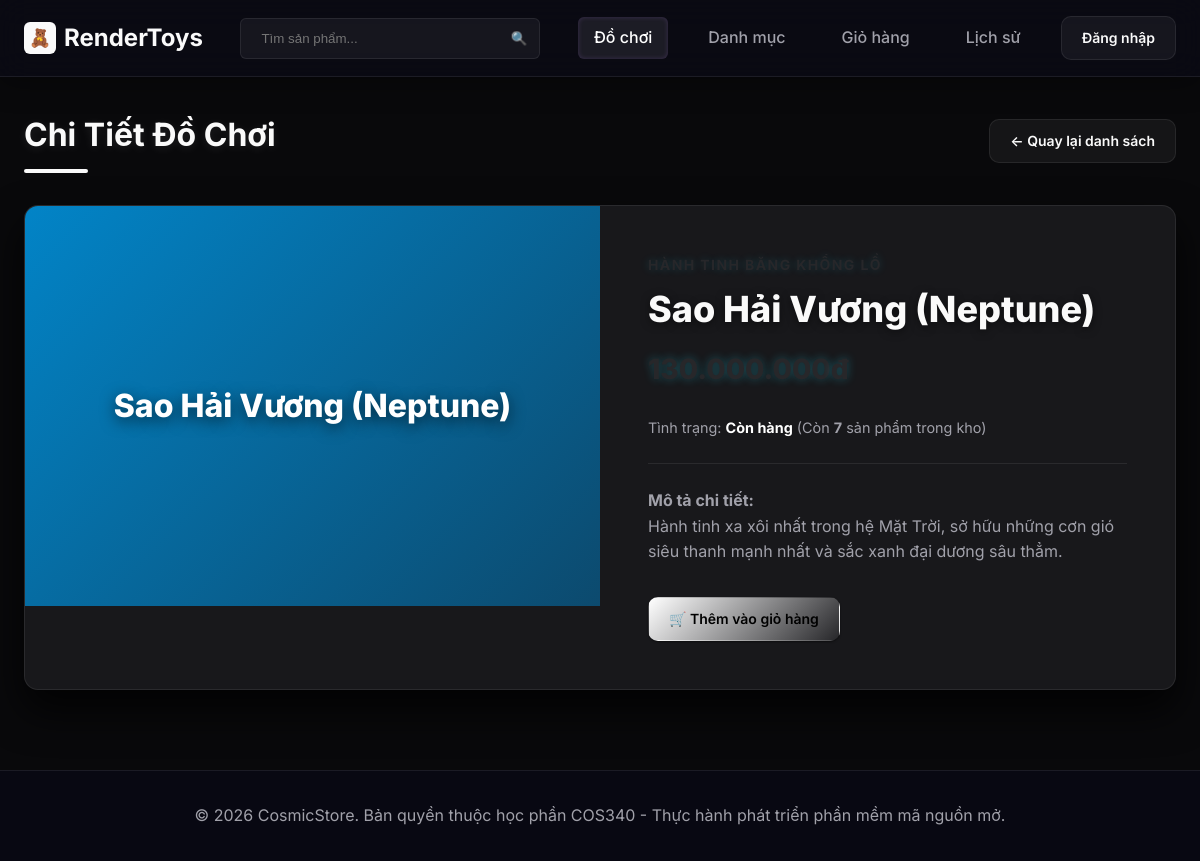
/product/show/6, run on an earlier commit of the app's database.
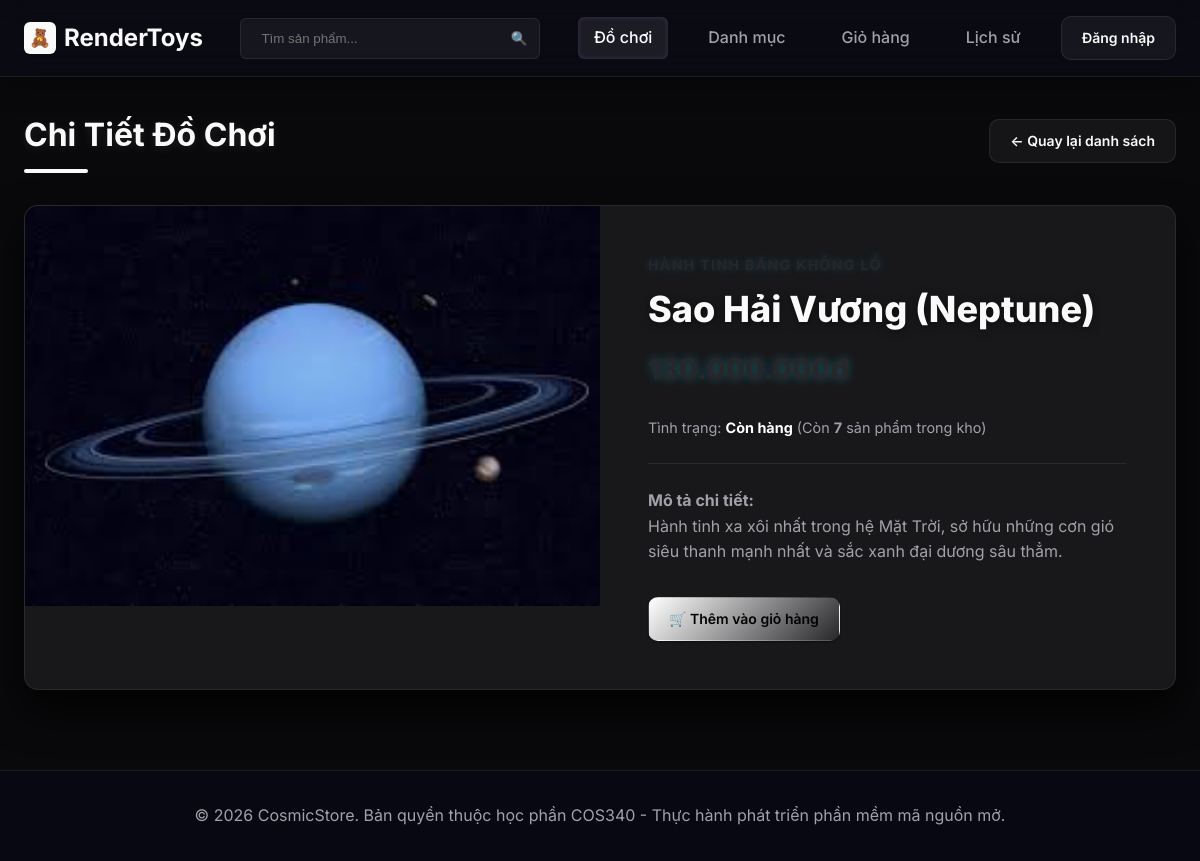
And on a later commit of the database.
### tables this page shows
CREATE TABLE IF NOT EXISTS `products` (
  `id` INT AUTO_INCREMENT PRIMARY KEY,
  `name` VARCHAR(255) NOT NULL,
  `description` TEXT NULL,
  `price` DECIMAL(12,2) NOT NULL,
  `image` VARCHAR(255) NULL,
  `category_id` INT NOT NULL,
  `stock_quantity` INT NOT NULL DEFAULT 10,
  FOREIGN KEY (`category_id`) REFERENCES `categories`(`id`) ON DELETE CASCADE
);

### app/controllers/ProductController.php (called while the page is built, shortened)
<?php
class ProductController {
    private $productModel;
    public function __construct() {
        $this->productModel = new ProductModel();
    }
    public function show($id) {
        $product = $this->productModel->getById($id);
        require_once __DIR__ . '/../views/share/header.php';
        require_once __DIR__ . '/../views/product/show.php';
        require_once __DIR__ . '/../views/share/footer.php';
    }
}

### app/models/ProductModel.php (called while the page is built, shortened)
<?php
class ProductModel {
    private $db;
    public function __construct() {
        $this->db = Database::getConnection();
    }
    public function getById($id) {
        $query = "SELECT p.*, c.name AS category_name
                  FROM products p
                  JOIN categories c ON p.category_id = c.id
                  WHERE p.id = :id LIMIT 0,1";
        $stmt = $this->db->prepare($query);
        $stmt->bindParam(':id', $id, PDO::PARAM_INT);
        $stmt->execute();
        return $stmt->fetch();
    }
}

### app/database/Database.php (called while the page is built, shortened)
<?php
class Database {
    private static $conn = null;
    public static function getConnection() {
        if (self::$conn === null) {
            $db = new self();
            try {
                self::$conn = new PDO(
                    "mysql:host=" . $db->host . ";dbname=" . $db->db_name . ";charset=utf8mb4",
                    $db->username,
                    $db->password
                );
                self::$conn->exec("SET NAMES utf8mb4");
                self::$conn->setAttribute(PDO::ATTR_ERRMODE, PDO::ERRMODE_EXCEPTION);
                self::$conn->setAttribute(PDO::ATTR_DEFAULT_FETCH_MODE, PDO::FETCH_ASSOC);
            } catch (PDOException $exception) {
                die("Lỗi kết nối cơ sở dữ liệu: " . $exception->getMessage());
            }
        }
        return self::$conn;
    }
}

### app/views/product/show.php (the view, shortened to what this page needs)
<div class="page-header">
    <h1 class="page-title">Chi Tiết Đồ Chơi</h1>
    <a href="<?php echo BASE_PATH; ?>/product" class="btn btn-secondary">&larr; Quay lại danh sách</a>
</div>
<?php
    $imagePath = BASE_PATH . '/public/uploads/' . $product['image'];
    $hasImage = !empty($product['image']) && file_exists(__DIR__ . '/../../../public/uploads/' . $product['image']);
    $gradientClass = 'placeholder-img-default';
    if ($product['category_id'] == 1) {
        $gradientClass = 'placeholder-img-1';
    } elseif ($product['category_id'] == 2) {
        $gradientClass = 'placeholder-img-2';
    } elseif ($product['category_id'] == 3) {
        $gradientClass = 'placeholder-img-3';
    }
?>
<div class="product-detail-card">
    <div class="detail-img-container">
        <?php if ($hasImage): ?>
            <img src="<?php echo $imagePath; ?>" alt="<?php echo htmlspecialchars($product['name']); ?>" style="width:100%; height:100%; object-fit:cover;">
        <?php else: ?>
            <div class="detail-img-placeholder <?php echo $gradientClass; ?>">
                <span><?php echo htmlspecialchars($product['name']); ?></span>
            </div>
        <?php endif; ?>
    </div>
    <div class="detail-info">
        <span class="detail-category"><?php echo htmlspecialchars($product['category_name']); ?></span>
        <h2 class="detail-title"><?php echo htmlspecialchars($product['name']); ?></h2>
        <div class="detail-price"><?php echo number_format($product['price'], 0, ',', '.'); ?>đ</div>
        <div style="font-size: 0.9rem; color: var(--text-secondary); margin-bottom: 1.5rem;">
            Tình trạng:
            <?php if ($product['stock_quantity'] > 0): ?>
                <span style="color: var(--success); font-weight: 700;">Còn hàng</span> (Còn <strong><?php echo $product['stock_quantity']; ?></strong> sản phẩm trong kho)
            <?php else: ?>
                <span style="color: var(--danger); font-weight: 700;">🚫 Hết hàng</span>
            <?php endif; ?>
        </div>
        <p class="detail-desc">
            <strong>Mô tả chi tiết:</strong><br>
            <?php echo nl2br(htmlspecialchars($product['description'])); ?>
        </p>
        <div class="detail-actions">
            <?php if ($product['stock_quantity'] > 0): ?>
                <a href="<?php echo BASE_PATH; ?>/cart/add/<?php echo $product['id']; ?>" class="btn btn-primary" style="background: linear-gradient(135deg, var(--primary) 0%, var(--secondary) 100%);">🛒 Thêm vào giỏ hàng</a>
            <?php else: ?>
                <button class="btn btn-secondary" style="cursor: not-allowed;" disabled>🚫 Đã hết hàng</button>
            <?php endif; ?>
        </div>
    </div>
</div>

What changed in the data, as far as the page shows it:
changed products "Sao Hải Vương (Neptune)": image: picture added; image empty → "Sao Hải Vương.jpg" (drawn); name "Sao Hải Vương (Neptune)" → (not shown)
